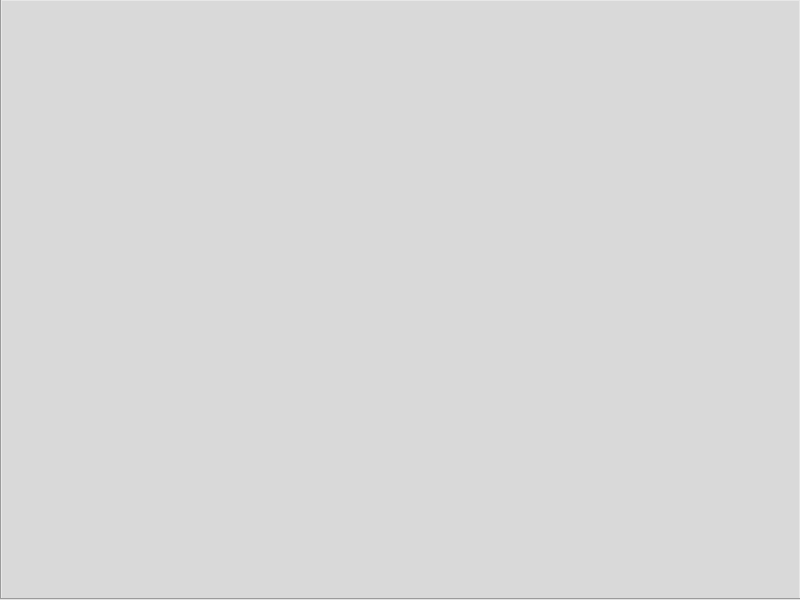
<?xml version="1.0" encoding="UTF-8"?>
<ui version="4.0">
 <class>MainWindow</class>
 <widget class="QMainWindow" name="MainWindow">
  <property name="geometry">
   <rect>
    <x>0</x>
    <y>0</y>
    <width>800</width>
    <height>600</height>
   </rect>
  </property>
  <property name="windowTitle">
   <string>MainWindow</string>
  </property>
  <widget class="QWidget" name="centralwidget">
   <widget class="QTabWidget" name="tabWidget">
    <property name="geometry">
     <rect>
      <x>0</x>
      <y>-1</y>
      <width>801</width>
      <height>601</height>
     </rect>
    </property>
    <property name="styleSheet">
     <string notr="true">background-color: #D9D9D9;</string>
    </property>
   </widget>
  </widget>
 </widget>
 <resources/>
 <connections/>
</ui>
